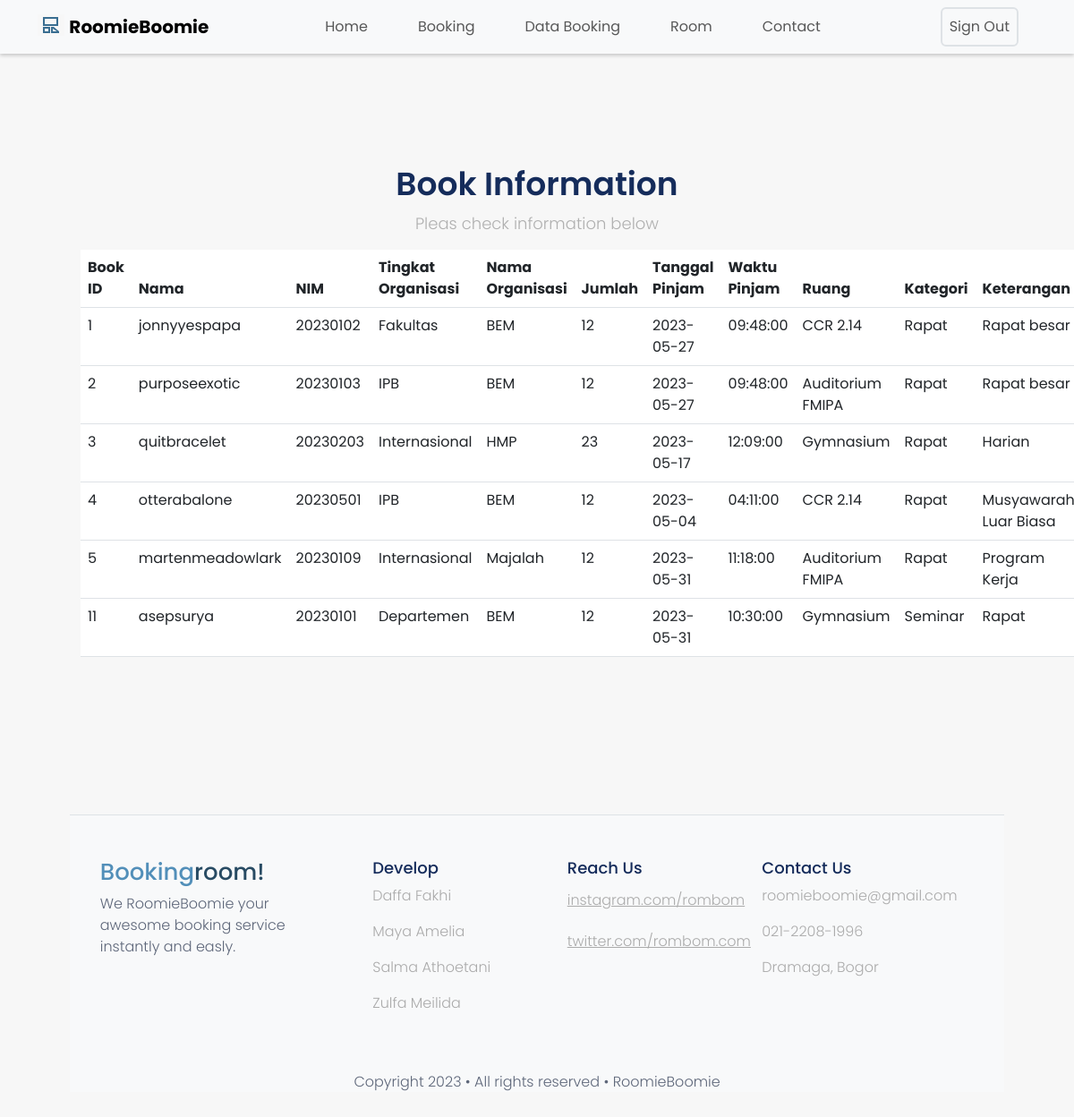
The app's page /php/admin/data_booking.php with its own data.
### tables this page shows
CREATE TABLE `tb_booking` (
  `book_id` int(11) NOT NULL,
  `nama` varchar(25) DEFAULT NULL,
  `nim` int(11) DEFAULT NULL,
  `tingkat_organisasi` varchar(25) DEFAULT NULL,
  `nama_organisasi` varchar(25) DEFAULT NULL,
  `jumlah` int(11) DEFAULT NULL,
  `tgl_pinjam` date DEFAULT NULL,
  `waktu_pinjam` time DEFAULT NULL,
  `ruang` varchar(100) DEFAULT NULL,
  `kategori` varchar(100) DEFAULT NULL,
  `keterangan` varchar(100) DEFAULT NULL
);

### php/admin/data_booking.php (the view, shortened to what this page needs)
<?php include('templates/headerbooking.php') ?>
<header class="py-5">
    <div class="container px-5 pb-5">
        <div class="row gx-5 align-items-center">
            <div class="col-md-12">
                <h1 class="text-center header-custom">Book Information </h1>
                <p class="text-center header-custom-1">Pleas check information below</p>
            </div>
            <form>
                <div class="container">
                    <table class="table">
                        <thead class="thead-dark">
                            <tr>
                                <th>Book ID</th>
                                <th>Nama</th>
                                <th>NIM</th>
                                <th>Tingkat Organisasi</th>
                                <th>Nama Organisasi</th>
                                <th>Jumlah</th>
                                <th>Tanggal Pinjam</th>
                                <th>Waktu Pinjam</th>
                                <th>Ruang</th>
                                <th>Kategori</th>
                                <th>Keterangan</th>
                            </tr>
                        </thead>
                        <tbody>
                            <?php
                            $koneksi = mysqli_connect("localhost", "root", "", "roomieboomie");
                            $query = "SELECT * FROM tb_booking";
                            $result = mysqli_query($koneksi, $query);
                            while ($row = mysqli_fetch_assoc($result)) {
                                echo "<tr>";
                                echo "<td>" . $row['book_id'] . "</td>";
                                echo "<td>" . $row['nama'] . "</td>";
                                echo "<td>" . $row['nim'] . "</td>";
                                echo "<td>" . $row['tingkat_organisasi'] . "</td>";
                                echo "<td>" . $row['nama_organisasi'] . "</td>";
                                echo "<td>" . $row['jumlah'] . "</td>";
                                echo "<td>" . $row['tgl_pinjam'] . "</td>";
                                echo "<td>" . $row['waktu_pinjam'] . "</td>";
                                echo "<td>" . $row['ruang'] . "</td>";
                                echo "<td>" . $row['kategori'] . "</td>";
                                echo "<td>" . $row['keterangan'] . "</td>";
                                echo "</tr>";
                            }
                            ?>
                        </tbody>
                    </table>
                </div>
                <?php include('templates/footer.php') ?>

### php/admin/templates/headerbooking.php (shortened to what this page needs)
<!doctype html>
<html lang="en">
<head>
    <link href="https://cdn.jsdelivr.net/npm/bootstrap@5.3.0-alpha3/dist/css/bootstrap.min.css" rel="stylesheet">
    <link href="../style/style.css" rel="stylesheet">
</head>
<body style="height: 2000px">
    <nav class="navbar navbar-expand-lg navbar-light bg-light fixed-top">
        <div class="container">
            <a class="navbar-brand" href="index.php">
                <img src="../asset/Logo.svg" alt="Logo" width="30" height="24" class="d-inline-block align-text-top">
                <span style="font-weight: bold;">RoomieBoomie</span>
            </a>
            <div class="collapse navbar-collapse justify-content-center" id="navbarCenteredExample">
                <ul class="navbar-nav mb-2 mb-lg-0">
                    <li class="nav-item">
                        <a class="nav-link" aria-current="page" href="index.php">Home</a>
                    </li>
                    <li class="nav-item">
                        <a class="nav-link" href="booking.php">Booking</a>
                    </li>
                    <li class="nav-item">
                        <a class="nav-link" href="data_booking.php">Data Booking</a>
                    </li>
                    <li class="nav-item">
                        <a class="nav-link" href="room.php">Room</a>
                    </li>
                    <li class="nav-item">
                        <a class="nav-link" href="contact.php">Contact</a>
                    </li>
                </ul>
            </div>
            <ul class="navbar-nav">
                <li class="nav-item">
                    <a class="nav-link border border-2 rounded" href="../index.php">Sign Out</a>
                </li>
            </ul>
        </div>
    </nav>

### php/admin/templates/footer.php (shortened to what this page needs)
<footer class="text-center text-lg-start bg-light text-muted border-top">
    <section class="">
        <div class="container text-center text-md-start mt-5">
            <div class="row mt-3">
                <div class="col-md-3 col-lg-4 col-xl-3 mx-auto mb-4">
                    <h6 class="custom-text-3">Booking<span style="color : #284B63;">room!</span>
                    </h6>
                    <p class="custom-text-4">
                        We RoomieBoomie your awesome booking
                        service instantly and easly.
                    </p>
                </div>
                <div class="col-md-2 col-lg-2 col-xl-2 mx-auto mb-4">
                    <h6 class="custom-text-5">
                        Develop
                    </h6>
                    <p class="custom-text-6">Daffa Fakhi</p>
                    <p class="custom-text-6">Maya Amelia</p>
                    <p class="custom-text-6">Salma Athoetani</p>
                    <p class="custom-text-6">Zulfa Meilida</p>
                </div>
                <div class="col-md-3 col-lg-2 col-xl-2 mx-auto mb-4">
                    <h6 class="custom-text-5">
                        Reach Us
                    </h6>
                    <p>
                        <a href="#!" class="custom-text-6">instagram.com/rombom</a>
                    </p>
                    <p>
                        <a href="#!" class="custom-text-6">twitter.com/rombom.com</a>
                    </p>
                </div>
                <div class="col-md-4 col-lg-3 col-xl-3 mx-auto mb-md-0 mb-4">
                    <h6 class="custom-text-5">Contact Us</h6>
                    <p class="custom-text-6"> roomieboomie@gmail.com </p>
                    <p class="custom-text-6"> 021-2208-1996</p>
                    <p class="custom-text-6"> Dramaga, Bogor</p>
                </div>
            </div>
        </div>
    </section>
    <div class="text-center p-4 custom-text-4">
        Copyright 2023 • All rights reserved • RoomieBoomie
    </div>
</footer>
</body>
</html>

### style.css (style rules this page uses)
body { font-family: 'Poppins'; background-color: #F7F7F7; }
.navbar { box-shadow: 0 2px 4px rgba(0, 0, 0, 0.2); }
.navbar-nav > li { margin-right: 20px; margin-left: 20px; }
header { margin-top: 70px; }
h1 { font-weight: 800; font-size: 77px; line-height: 125%; margin-top: 65px; }
p { font-weight: 500; font-size: 20px; }
.custom-text-3 { font-size: 26px; font-weight: 500; color: #528FB9; }
.custom-text-4 { font-size: 16px; font-weight: 300; color: #5D6679; }
.custom-text-5 { font-size: 18px; font-weight: 500; color: #152C5B; }
.custom-text-6 { font-size: 16px; font-weight: 300; color: #ABABAB; }
footer { margin-top: 176px !important; bottom: 0; height: 310px; }
.header-custom { font-size: 36px; font-weight: 600; color: #152C5B; }
.header-custom-1 { font-size: 18px; font-weight: 300; color: #B0B0B0; }

### records on screen
tb_booking: book_id "1", nama "jonnyyespapa", nim "20230102", tingkat_organisasi "Fakultas", nama_organisasi "BEM", jumlah "12", tgl_pinjam "2023-05-27", waktu_pinjam "09:48:00", ruang "CCR 2.14", kategori "Rapat", keterangan "Rapat besar"
tb_booking: book_id "2", nama "purposeexotic", nim "20230103", tingkat_organisasi "IPB", nama_organisasi "BEM", jumlah "12", tgl_pinjam "2023-05-27", waktu_pinjam "09:48:00", ruang "Auditorium FMIPA", kategori "Rapat", keterangan "Rapat besar"
tb_booking: book_id "3", nama "quitbracelet", nim "20230203", tingkat_organisasi "Internasional", nama_organisasi "HMP", jumlah "23", tgl_pinjam "2023-05-17", waktu_pinjam "12:09:00", ruang "Gymnasium", kategori "Rapat", keterangan "Harian"
tb_booking: book_id "4", nama "otterabalone", nim "20230501", tingkat_organisasi "IPB", nama_organisasi "BEM", jumlah "12", tgl_pinjam "2023-05-04", waktu_pinjam "04:11:00", ruang "CCR 2.14", kategori "Rapat", keterangan "Musyawarah Luar Biasa"
tb_booking: book_id "5", nama "martenmeadowlark", nim "20230109", tingkat_organisasi "Internasional", nama_organisasi "Majalah", jumlah "12", tgl_pinjam "2023-05-31", waktu_pinjam "11:18:00", ruang "Auditorium FMIPA", kategori "Rapat", keterangan "Program Kerja"
tb_booking: book_id "11", nama "asepsurya", nim "20230101", tingkat_organisasi "Departemen", nama_organisasi "BEM", jumlah "12", tgl_pinjam "2023-05-31", waktu_pinjam "10:30:00", ruang "Gymnasium", kategori "Seminar", keterangan "Rapat"
